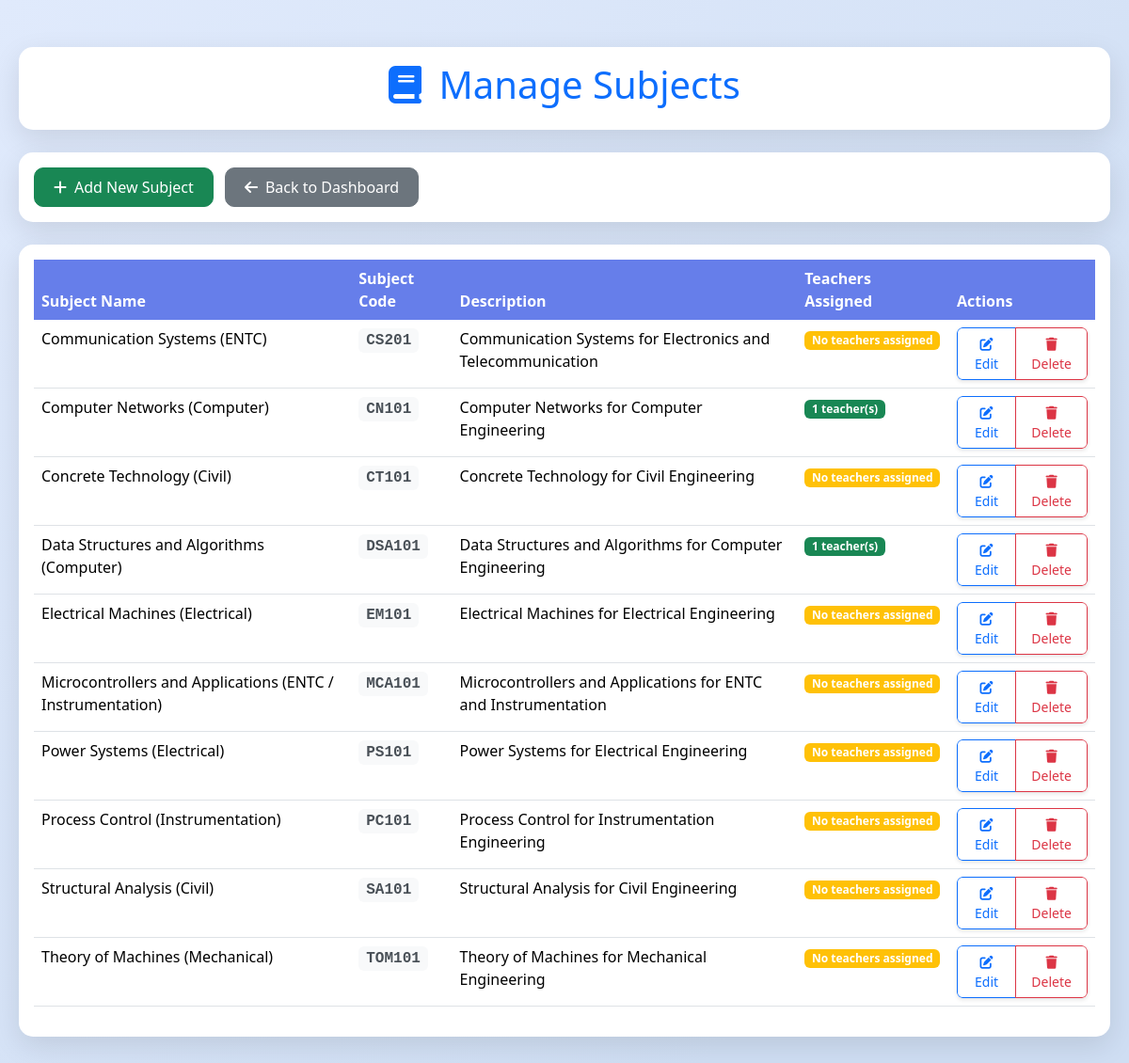
The app's page /manage_subjects with its own data.
### tables this page shows
CREATE TABLE subjects (
        id INTEGER PRIMARY KEY AUTOINCREMENT,
        subject_name TEXT UNIQUE,
        subject_code TEXT UNIQUE,
        description TEXT,
        created_at TIMESTAMP DEFAULT CURRENT_TIMESTAMP
    );

### main.py (the view)
@app.route('/manage_subjects')
def manage_subjects():
    conn = sqlite3.connect('database.db')
    conn.row_factory = sqlite3.Row
    cur = conn.cursor()
    cur.execute('''
        SELECT s.id, s.subject_name, s.subject_code, s.description,
               COUNT(ts.teacher_id) as teacher_count
        FROM subjects s
        LEFT JOIN teacher_subjects ts ON s.id = ts.subject_id
        GROUP BY s.id, s.subject_name, s.subject_code, s.description
        ORDER BY s.subject_name
    ''')
    subjects = cur.fetchall()
    conn.close()
    return render_template('manage_subjects.html', subjects=subjects)

### main.py (called while the page is built)
def get_daily_quote():
    if not _QUOTES_CACHE:
        return {'text': 'Keep going — small steps lead to big changes.', 'author': ''}
    idx = datetime.utcnow().toordinal() % len(_QUOTES_CACHE)
    return _QUOTES_CACHE[idx]

@app.context_processor
def inject_quote():
    try:
        return {'daily_quote': get_daily_quote()}
    except Exception:
        return {'daily_quote': {'text': 'Keep learning every day.', 'author': ''}}

### templates/manage_subjects.html (shortened to what this page needs)
<!DOCTYPE html>
<html lang="en">
<head>
    <link rel="stylesheet" href="https://cdn.jsdelivr.net/npm/bootstrap@5.3.3/dist/css/bootstrap.min.css">
    <link rel="stylesheet" href="https://cdnjs.cloudflare.com/ajax/libs/font-awesome/6.4.0/css/all.min.css">
    <link href="https://unpkg.com/aos@2.3.1/dist/aos.css" rel="stylesheet">
</head>
<body>
    <div class="main-container">
    <div class="card mb-4 three-d-card" data-aos="fade-up" data-aos-duration="700">
            <div class="card-body text-center">
                <h1 class="card-title text-primary">
                    <i class="fas fa-book me-2"></i>
                    Manage Subjects
                </h1>
            </div>
        </div>
    <div class="card mb-4 three-d-card" data-aos="fade-up" data-aos-duration="700" data-aos-delay="120">
            <div class="card-body">
                <button class="btn btn-success btn-custom" data-bs-toggle="modal" data-bs-target="#addSubjectModal">
                    <i class="fas fa-plus me-2"></i>Add New Subject
                </button>
                <a href="{{ url_for('teacher_dashboard') }}" class="btn btn-secondary btn-custom ms-2">
                    <i class="fas fa-arrow-left me-2"></i>Back to Dashboard
                </a>
            </div>
        </div>
    <div class="card three-d-card" data-aos="fade-up" data-aos-duration="900" data-aos-delay="200">
            <div class="card-body">
                <div class="table-responsive">
                    <table class="table table-hover">
                        <thead>
                            <tr>
                                <th>Subject Name</th>
                                <th>Subject Code</th>
                                <th>Description</th>
                                <th>Teachers Assigned</th>
                                <th>Actions</th>
                            </tr>
                        </thead>
                        <tbody>
                            {% for subject in subjects %}
                            <tr>
                                <td>{{ subject.subject_name }}</td>
                                <td><span class="subject-code">{{ subject.subject_code }}</span></td>
                                <td>{{ subject.description or 'No description' }}</td>
                                <td>
                                    {% if subject.teacher_count > 0 %}
                                        <span class="badge bg-success">{{ subject.teacher_count }} teacher(s)</span>
                                    {% else %}
                                        <span class="badge bg-warning">No teachers assigned</span>
                                    {% endif %}
                                </td>
                                <td>
                                    <div class="btn-group" role="group" aria-label="Subject actions">
                                        <button class="btn btn-outline-primary btn-sm edit-subject-btn"
                                                data-subject-id="{{ subject.id }}"
                                                data-subject-name="{{ subject.subject_name }}"
                                                data-subject-code="{{ subject.subject_code }}"
                                                data-subject-description="{{ subject.description or '' }}">
                                            <i class="fas fa-edit"></i> Edit
                                        </button>
                                        <button class="btn btn-outline-danger btn-sm delete-subject-btn"
                                                data-subject-id="{{ subject.id }}"
                                                data-subject-name="{{ subject.subject_name }}">
                                            <i class="fas fa-trash"></i> Delete
                                        </button>
                                    </div>
                                </td>
                            </tr>
                            {% endfor %}
                        </tbody>
                    </table>
                </div>
            </div>
        </div>
    </div>
</body>
</html>

### templates/manage_subjects.html (style rules this page uses)
body { background: linear-gradient(135deg, #e0eafc, #cfdef3 80%); min-height: 100vh; font-family: 'Segoe UI', Tahoma, Geneva, Verdana, sans-serif; }
.main-container { max-width: 1200px; margin: 30px auto; padding: 20px; }
.card { border-radius: 15px; box-shadow: 0 10px 30px rgba(0, 0, 0, 0.1); border: none; }
.btn-custom { border-radius: 10px; padding: 8px 20px; font-weight: 500; }
.table th { background-color: #667eea; color: white; border: none; }
.subject-code { background-color: #f8f9fa; padding: 4px 8px; border-radius: 6px; font-family: 'Courier New', monospace; font-weight: bold; color: #495057; }
.btn-group .btn { transition: all 0.3s ease; border-radius: 6px; font-weight: 500; padding: 6px 12px; }
.btn-group .btn:first-child { border-top-right-radius: 0; border-bottom-right-radius: 0; }
.btn-group .btn:last-child { border-top-left-radius: 0; border-bottom-left-radius: 0; }
.btn-group { box-shadow: 0 2px 4px rgba(0, 0, 0, 0.1); border-radius: 6px; overflow: hidden; }
.three-d-card { perspective: 1200px; }
.three-d-card .card-body { transform-style: preserve-3d; transition: transform 0.25s ease, box-shadow 0.25s ease; will-change: transform; }
.three-d-card .card-body::after { content: ''; position: absolute; inset: 0; border-radius: 15px; pointer-events: none; transition: box-shadow 0.25s ease; }

### records on screen
subjects: subject_name "Communication Systems (ENTC)", subject_code "CS201", description "Communication Systems for Electronics and Telecommunication", shows "No teachers assigned"
subjects: subject_name "Computer Networks (Computer)", subject_code "CN101", description "Computer Networks for Computer Engineering", teacher_count "1"
subjects: subject_name "Concrete Technology (Civil)", subject_code "CT101", description "Concrete Technology for Civil Engineering", shows "No teachers assigned"
subjects: subject_name "Data Structures and Algorithms (Computer)", subject_code "DSA101", description "Data Structures and Algorithms for Computer Engineering", teacher_count "1"
subjects: subject_name "Electrical Machines (Electrical)", subject_code "EM101", description "Electrical Machines for Electrical Engineering", shows "No teachers assigned"
subjects: subject_name "Microcontrollers and Applications (ENTC / Instrumentation)", subject_code "MCA101", description "Microcontrollers and Applications for ENTC and Instrumentation", shows "No teachers assigned"
subjects: subject_name "Power Systems (Electrical)", subject_code "PS101", description "Power Systems for Electrical Engineering", shows "No teachers assigned"
subjects: subject_name "Process Control (Instrumentation)", subject_code "PC101", description "Process Control for Instrumentation Engineering", shows "No teachers assigned"
subjects: subject_name "Structural Analysis (Civil)", subject_code "SA101", description "Structural Analysis for Civil Engineering", shows "No teachers assigned"
subjects: subject_name "Theory of Machines (Mechanical)", subject_code "TOM101", description "Theory of Machines for Mechanical Engineering", shows "No teachers assigned"
